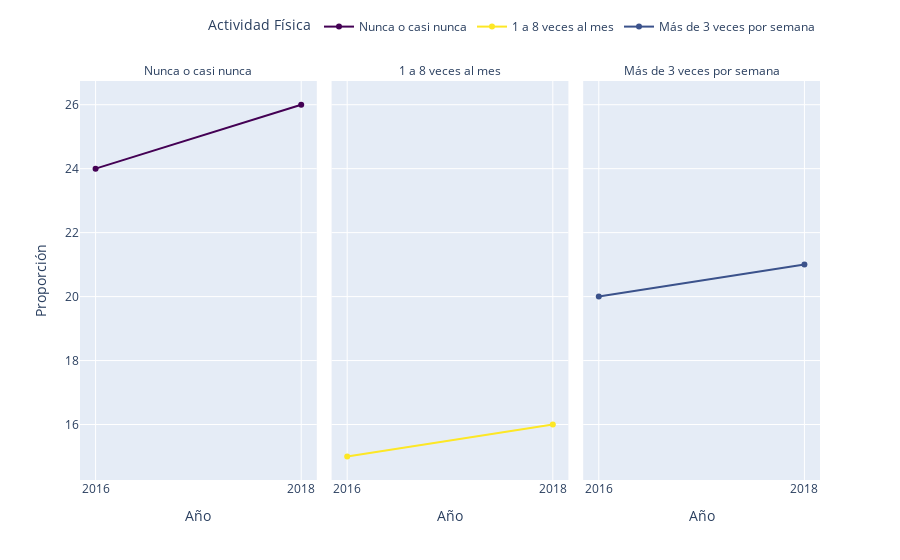

The code cell stored with this chart in its notebook:
### Code cell
gf_af_ola=grafo_var('s04_fac','Actividad Física',orden=['Nunca o casi nunca','1 a 8 veces al mes','Más de 3 veces por semana'])
gf_af_ola

### Figure 1 — Plotly figure (JSON) as saved in the notebook; plotly's stock layout.template omitted (floating-point values rounded to 4 significant figures)
{"data": [{"hovertemplate": "Actividad Física=Nunca o casi nunca<br>Año=%{x}<br>Proporción=%{y}<extra></extra>", "legendgroup": "Nunca o casi nunca", "line": {"color": "#440154", "dash": "solid"}, "marker": {"symbol": "circle"}, "mode": "markers+lines", "name": "Nunca o casi nunca", "orientation": "v", "showlegend": true, "type": "scatter", "x": ["2016", "2018"], "xaxis": "x", "y": [24, 26], "yaxis": "y"}, {"hovertemplate": "Actividad Física=1 a 8 veces al mes<br>Año=%{x}<br>Proporción=%{y}<extra></extra>", "legendgroup": "1 a 8 veces al mes", "line": {"color": "#fde725", "dash": "solid"}, "marker": {"symbol": "circle"}, "mode": "markers+lines", "name": "1 a 8 veces al mes", "orientation": "v", "showlegend": true, "type": "scatter", "x": ["2016", "2018"], "xaxis": "x2", "y": [15, 16], "yaxis": "y2"}, {"hovertemplate": "Actividad Física=Más de 3 veces por semana<br>Año=%{x}<br>Proporción=%{y}<extra></extra>", "legendgroup": "Más de 3 veces por semana", "line": {"color": "#3b528b", "dash": "solid"}, "marker": {"symbol": "circle"}, "mode": "markers+lines", "name": "Más de 3 veces por semana", "orientation": "v", "showlegend": true, "type": "scatter", "x": ["2016", "2018"], "xaxis": "x3", "y": [20, 21], "yaxis": "y3"}], "layout": {"annotations": [{"font": {}, "showarrow": false, "text": "Nunca o casi nunca", "x": 0.16, "xanchor": "center", "xref": "paper", "y": 1, "yanchor": "bottom", "yref": "paper"}, {"font": {}, "showarrow": false, "text": "1 a 8 veces al mes", "x": 0.5, "xanchor": "center", "xref": "paper", "y": 1, "yanchor": "bottom", "yref": "paper"}, {"font": {}, "showarrow": false, "text": "Más de 3 veces por semana", "x": 0.84, "xanchor": "center", "xref": "paper", "y": 1, "yanchor": "bottom", "yref": "paper"}], "autosize": true, "legend": {"orientation": "h", "title": {"text": "Actividad Física"}, "tracegroupgap": 0, "x": 1, "xanchor": "right", "y": 1.1, "yanchor": "bottom"}, "margin": {"t": 60}, "xaxis": {"anchor": "y", "autorange": true, "domain": [0, 0.32], "range": [-0.07172, 1.072], "title": {"text": "Año"}, "type": "category"}, "xaxis2": {"anchor": "y2", "autorange": true, "domain": [0.34, 0.66], "matches": "x", "range": [-0.07172, 1.072], "title": {"text": "Año"}, "type": "category"}, "xaxis3": {"anchor": "y3", "autorange": true, "domain": [0.68, 1.0], "matches": "x", "range": [-0.07172, 1.072], "title": {"text": "Año"}, "type": "category"}, "yaxis": {"anchor": "x", "autorange": true, "domain": [0, 1], "range": [14.14, 26.86], "title": {"text": "Proporción"}, "type": "linear"}, "yaxis2": {"anchor": "x2", "autorange": true, "domain": [0, 1], "matches": "y", "range": [14.14, 26.86], "showticklabels": false, "type": "linear"}, "yaxis3": {"anchor": "x3", "autorange": true, "domain": [0, 1], "matches": "y", "range": [14.14, 26.86], "showticklabels": false, "type": "linear"}}}
